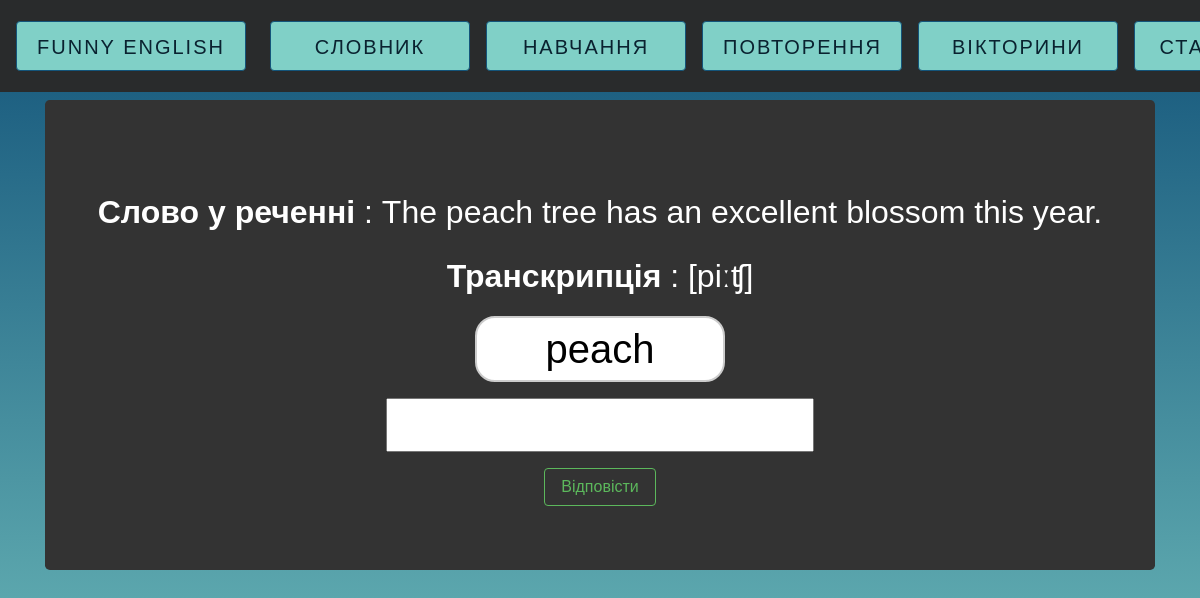
/testing/ (signed in), run on an earlier commit of the app's database.
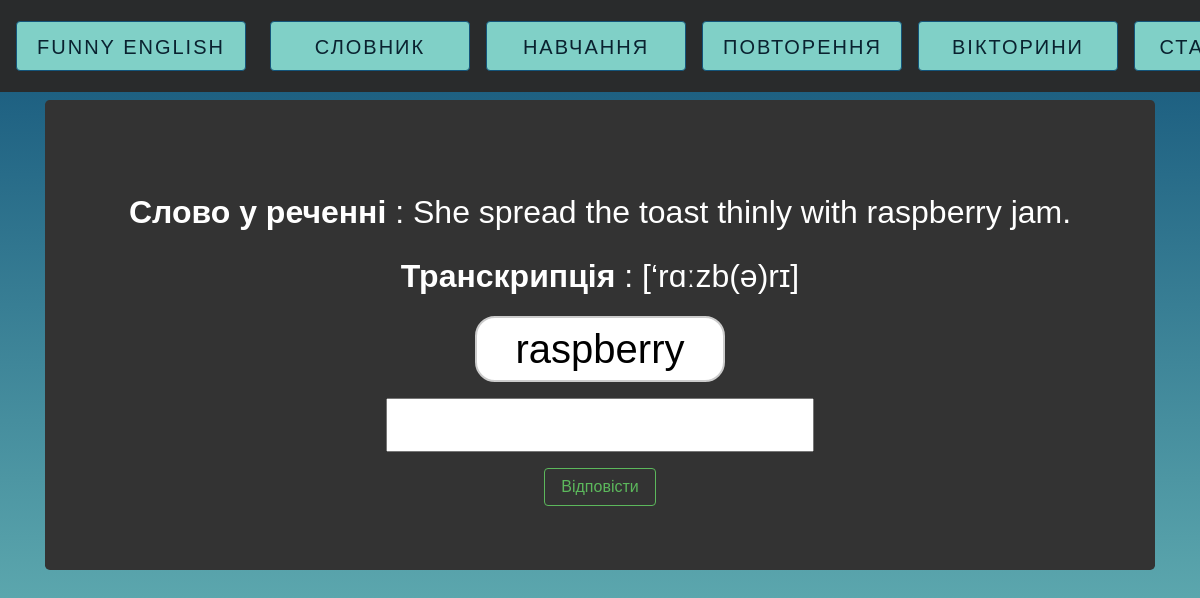
And on a later commit of the database.
### word/models.py (models this page shows, shortened)
class Word(models.Model):
    engWord = models.CharField(max_length=25, verbose_name="English")
    trWord = models.CharField(max_length=25, verbose_name="Ukrainian")
    word = models.ForeignKey(Theme, on_delete=models.CASCADE, verbose_name="Theme", default=None)
    sentence = models.TextField(verbose_name="Sentence")
    structure = models.CharField(max_length=25, verbose_name="Structure")
    img = models.ImageField(upload_to='static/img/words')
    brainteaser = models.TextField(verbose_name="Brainteaser", default=None, blank=True, null=True)

### word/views.py (the view, shortened to what this page needs)
# urls.py: path('testing/', views.testing, name="testing"),
@login_required(login_url="user:login")
def testing(request):
    count = WordKnowledge.objects.filter(user=request.user).count()
    if count == 0:
        messages.info(request, "Спочатку слід вивчити словник")
        return redirect("index")
    cevap = request.GET.get("answer")
    soru = request.GET.get("soru")
    count = WordKnowledge.objects.filter(user=request.user).count()
    if count == 0:
        return redirect("index")
    id = WordKnowledge.objects.filter(user=request.user).order_by("date").first()
    kelime = Word.objects.filter(id=id.word_id).first()
    if id.date.toordinal() > datetime.now().toordinal():
        messages.success(request, "Зараз у вас немає слів для перевірки.")
        return redirect("index")
    return render(request, "testing.html", {"word": kelime})

### templates/testing.html
{% extends "layout.html" %}
{% block body %}
<div class="jumbotron text-center" style="background-color:#333333">
        <br>
        <p style="color:white"><b>Слово у реченні</b> : {{word.sentence}}<p>
        <p style="color:white"><b>Транскрипція</b> : {{word.structure}}<p>
        <form autocomplete="off">
                <input type="text" name="soru" value={{word.engWord}} class="word" readonly>
                <p>
                <p><input type="text" name="answer"></p>
                <button type = "submit" class = "btn btn-outline-success">Відповісти</button>
        </form>
</div>
{% endblock body %}

What changed in the data, as far as the page shows it:
no longer on this page (row edited): Word: sentence "The peach tree has an excellent blossom this year.", structure "[piːʧ]", soru "peach"
now on this page (row edited): Word: sentence "She spread the toast thinly with raspberry jam.", structure "[‘rɑːzb(ə)rɪ]", soru "raspberry"
